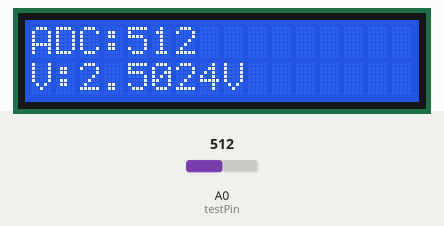
The sketch below on a simulated Arduino Uno, built with avr-gcc and run on an emulated ATmega328P. Parts: 16×2 character LCD. The test bench sets the inputs (shaded band); at power-on: A0 (testPin) = 512. What the sketch prints to the serial monitor is not drawn.

Above: at 2.7 s.
2.8 s: A0 (testPin) set to 716
At 4.7 s:
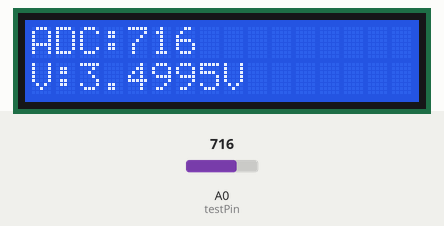
5.0 s: A0 (testPin) set to 900
At 6.7 s:
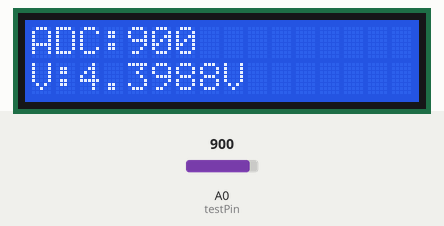
7.0 s: A0 (testPin) set to 1023
At 8.7 s:
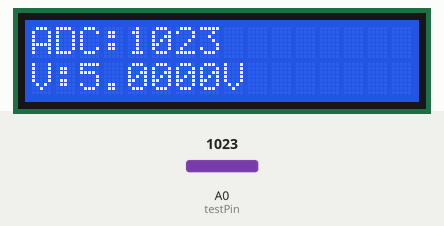
Timing chart, 0 to 10.2 s (numbered marks = the images above; inputs shaded):
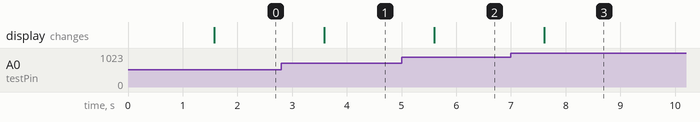

Measured:
- after the input at 2.8 s, the display: changes after 0.79 s (image 1)
- after the input at 5.0 s, the display: changes after 0.60 s (image 2)
- after the input at 7.0 s, the display: changes after 0.61 s (image 3)

The sketch:

voltage.ino
```cpp
#include <LiquidCrystal.h>

// LCD wiring: RS, E, D4, D5, D6, D7
LiquidCrystal lcd(12, 11, 5, 4, 3, 2);

const int testPin = A0;       // Analog input pin (A0)
const float VREF = 5.0;       // Reference voltage

void setup() {
  Serial.begin(9600);         // Bluetooth serial/USB serial
  lcd.begin(16, 2);           // Initialize LCD (16 columns x 2 rows)
  lcd.clear();
  lcd.setCursor(0, 0);
  lcd.print("A0 Voltage Test");
  delay(1500);                // Show test message for 1.5 seconds
}

void loop() {
  int adcRaw = analogRead(testPin);               // Read ADC value from A0
  float voltage = (adcRaw * VREF) / 1023.0;       // Convert to voltage

  // Print to serial monitor (or Bluetooth terminal)
  Serial.print("ADC: ");
  Serial.print(adcRaw);
  Serial.print(" | Voltage: ");
  Serial.print(voltage, 4);
  Serial.println(" V");

  // Print to LCD
  lcd.clear();
  lcd.setCursor(0, 0);
  lcd.print("ADC:");
  lcd.print(adcRaw);

  lcd.setCursor(0, 1);
  lcd.print("V:");
  lcd.print(voltage, 4);
  lcd.print("V");

  delay(1000);                                   // Update every second
}
```
